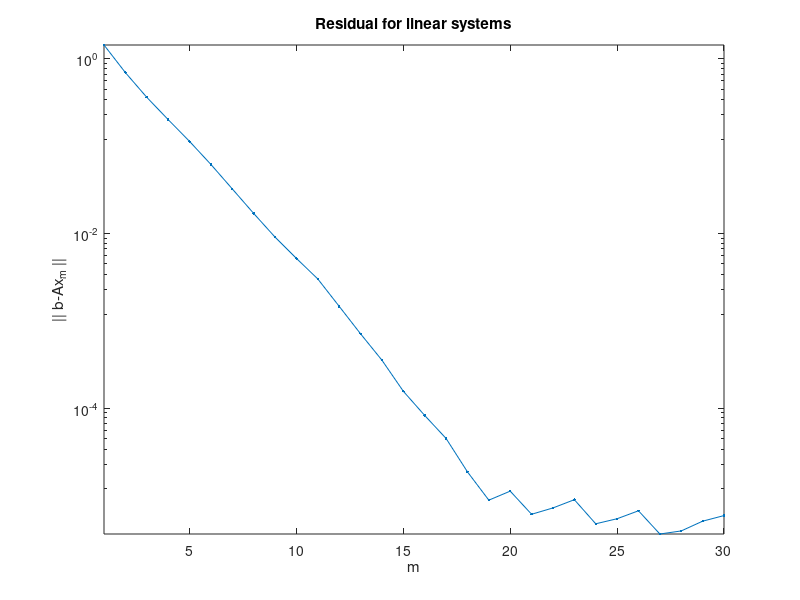

MATLAB code to generate this figure:
%%
% First we define a triangular matrix with known eigenvalues and a random
% vector $\bfb$.
lambda = 10 + (1:100);
A = diag(lambda) + triu(rand(100),1); 
b = rand(100,1);

%%
% Next we build up the first ten Krylov matrices iteratively, using
% renormalization after each matrix-vector multiplication. 
Km = b;
for m = 1:29      
    v = A*Km(:,m);
    Km(:,m+1) = v/norm(v);
end

%%
% Now we solve a least squares problem for Krylov matrices of increasing
% dimension.
warning off    % ignore this line
resid = zeros(30,1);
for m = 1:30  
    z = (A*Km(:,1:m))\b;
    x = Km(:,1:m)*z;
    resid(m) = norm(b-A*x);
end

%%
% The linear system approximations show smooth linear convergence at first,
% but the convergence stagnates after only a few digits have been found.
semilogy(resid,'.-')
xlabel('m'), ylabel('|| b-Ax_m ||'), set(gca,'ytick',10.^(-6:2:0))   % ignore this line
axis tight, title('Residual for linear systems')   % ignore this line
